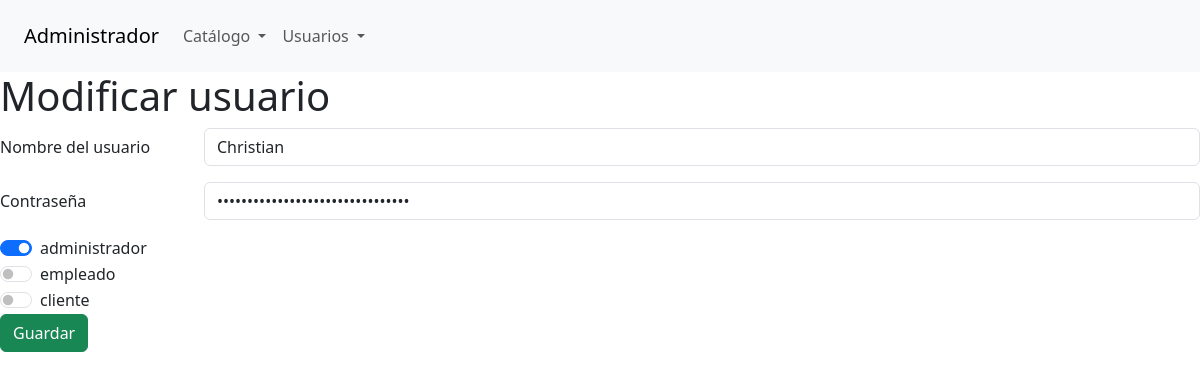
The page /admin/usuario.php?accion=actualizar&id=1 (signed in) on the database its author committed.
### tables this page shows
CREATE TABLE IF NOT EXISTS `usuario` (
  `id_usuario` int(11) NOT NULL AUTO_INCREMENT,
  `usuario` varchar(100) NOT NULL,
  `contrasena` varchar(32) NOT NULL,
  PRIMARY KEY (`id_usuario`),
  UNIQUE KEY `usuario` (`usuario`)
);

CREATE TABLE IF NOT EXISTS `rol` (
  `id_rol` int(11) NOT NULL AUTO_INCREMENT,
  `rol` varchar(30) NOT NULL,
  PRIMARY KEY (`id_rol`)
);

### sistema.class.php (called while the page is built, shortened)
<?php
class Sistema
{
    function conexion()
    {
        $this->con = new PDO(SGBD . ':host=' . DBHOST . ';dbname=' . DBNAME . ';port=' . DBPORT, DBUSER, DBPASS);
    }
}
?>

### admin/usuario.class.php (called while the page is built, shortened)
<?php
require_once('../sistema.class.php');
class Usuario extends Sistema
{
    function readOne($id)
    {
        $sql = "select * from usuario where id_usuario = :id_usuario";
        $consulta = $this->con->prepare($sql);
        $consulta->bindParam(':id_usuario', $id, PDO::PARAM_INT);
        $consulta->execute();
        return $consulta->fetch(PDO::FETCH_ASSOC);
    }
    function readAllRoles($id)
    {
        $sql = "select distinct r.id_rol from usuario u join usuario_rol ur on u.id_usuario = ur.id_usuario
                join rol r on ur.id_rol = r.id_rol where u.id_usuario=:id_usuario;";
        $consulta = $this->con->prepare($sql);
        $consulta->bindParam(':id_usuario', $id, PDO::PARAM_INT);
        $consulta->execute();
        $roles = $consulta->fetchAll(PDO::FETCH_ASSOC);
        $data = [];
        foreach ($roles as $rol) {
            array_push($data, $rol['id_rol']);
        }
        return $data;
    }
}
?>

### admin/rol.class.php (called while the page is built, shortened)
<?php
require_once('../sistema.class.php');
class Rol extends Sistema
{
    function readAll()
    {
        $sql = "select * from rol";
        $consulta = $this->con->prepare($sql);
        $consulta->execute();
        return $consulta->fetchAll(PDO::FETCH_ASSOC);
    }
}
?>

### admin/views/usuario/crear.php (the view)
<?php require('views/header_admin.php') ?>
<h1><?php if ($accion == "crear"):
    echo ("Nuevo ");
else:
    echo ("Modificar ");
endif; ?>usuario</h1>
<form action="usuario.php?accion=<?php if ($accion == "crear"):
    echo ('nuevo');
else:
    echo ('modificar&id=' . $id);
endif; ?>" method="post">
    <div class="row mb-3">
        <label for="usuario" class="col-sm-2 col-form-label">Nombre del usuario</label>
        <div class="col-sm-10">
            <input type="text" name="data[usuario]" placeholder="Escribe aquí el nombre" class="form-control" value="<?php if (isset($usuario['usuario'])):
                echo ($usuario['usuario']);
            endif; ?>" />
        </div>
    </div>
    <div class="row mb-3">
        <label for="fecha_creacion" class="col-sm-2 col-form-label">Contraseña</label>
        <div class="col-sm-10">
            <input type="password" name="data[contrasena]" placeholder="Escribe aquí la contraseña" class="form-control"
                value="<?php if (isset($usuario['contrasena'])):
                    echo ($usuario['contrasena']);
                endif; ?>" />
        </div>
    </div>
    <?php foreach ($roles as $rol): ?>
        <div class="form-check form-switch">
            <input class="form-check-input" type="checkbox" role="switch" id="flexSwitchCheckDefault"
                name="rol[<?php echo ($rol['id_rol']); ?>]" <?php $checked = '';
                   if (in_array($rol['id_rol'], $misroles)):
                       $checked = 'checked';
                   endif;
                   echo ($checked);
                   ?>>
            <label class="form-check-label" for="flexSwitchCheckDefault"><?php echo $rol['rol']; ?></label>
        </div>
    <?php endforeach ?>
    <input type="submit" name="data[enviar]" value="Guardar" class="btn btn-success" />
</form>

### rows shown on the page
usuario: usuario "Christian"
rol: rol "administrador"
rol: rol "empleado"
rol: rol "cliente"
